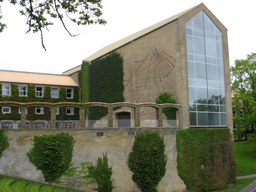
#> input picture clustering/AU_main_back_small.png, 256 x 192 px, shrunk from 1024 x 768 before the run
$ python image_compression.py   (older library calls are emulated)
#> lines starting #> are read from the running program, lines starting #| are printed output that depends on the picture
### clustering/kmeans.py
"""
This file is the basis for your implementation of the K-means algorithm.
As a bare minimum, you should replace TODO with your own code,
but feel free to reorganize the code as you see fit.

Last modified November 30 (second release).
"""

from __future__ import unicode_literals, division

import numpy as np
from load_and_show_iris import load_iris, load_iris_pca

def closest(data, centers):
  """
  Compute the closest center of each data point.

  Parameters
  ----------
  points : (n, d) array
      The input data
  centers : (k, d) array
      The computed centers

  Returns
  -------
  rep : (n,) array with integers from 0 to k - 1
      For each point, the index of the closest center
  """

  # Validate input
  n, d = data.shape
  k, d_ = centers.shape
  assert d == d_

  result = np.zeros(n).astype('int')
  for i, p in enumerate(data):
    curr_min_dist = np.float('inf')
    corresponding_idx = 0
    for j, c in enumerate(centers):
      distance = np.sum((p - c)**2)
      if distance < curr_min_dist:
        curr_min_dist = distance
        corresponding_idx = j
    result[i] = corresponding_idx
  assert result.shape[0] == n
  return result


# [32 lines left out: function kmeans_cost, not called in this run]


def kmeans(data, k, epsilon):
  """
  K-means algorithm for clustering.

  Parameters
  ----------
  data : (n, d) array
      The input data
  k : int
      The number of clusters
  epsilon : float
      Stop iteration when no center moves by more than epsilon in 1 iteration

  Returns
  -------
  centers : (k, d) array
      The centroids
  """

  data = np.asarray(data)
  n, d = data.shape

  # Initialize centers to k random points from the data set
  centers = data[np.random.choice(np.arange(0, len(data)), k, replace=False)]

  tired = False
  while not tired:
    old_centers = np.copy(centers)

    # assign x_j to closest centroid
    rep = closest(data, centers)

    # update centroids
    for i, p in enumerate(data):
      centers[rep[i]] += p

    rep_list = list(rep)
    for i in range(0, k):
      centers[i] = centers[i] / rep_list.count(i)

    # printing cost to verify implementation (should descend as we iterate)
    # print(kmeans_cost(data, rep, centers))

    # until
    dist = np.sqrt(((centers - old_centers) ** 2).sum(axis=1))
    tired = np.max(dist) <= epsilon

  return centers

### clustering/image_compression.py
"""
This file contains an example of how to run kmeans on the DAIMI image.

You can extend this file as you see fit in order to solve the
image compression exercise.
"""

from __future__ import unicode_literals, division

import numpy as np
import scipy.ndimage
import matplotlib.pyplot as plt

from kmeans import kmeans, closest


def daimi_kmeans(k=4):
#> called with k = 4
    im = scipy.ndimage.imread('AU_main_back_small.png') / 255
    height, width, depth = im.shape
#> height = 192; width = 256; depth = 3

    data = im.reshape((height * width, depth))
    centers = kmeans(data, k, 1e-2)
#> in kmeans, `centers = data[np.random.choice(np.arange(0, len(data)), k, replace=Fa..`: centers = [[0.71, 0.761, 0.812], [1, 1, 1], [0.18, 0.29, 0.0941], [0.4, 0.384, 0.318]]
#> the loop in kmeans, `while not tired:` made 3 passes
#> (dist, tired) on passes 1 to 3: ([0.104, 0.008, 0.0559, 0.132], False), ([0.00409, 0.00225, 0.0165, 0.0247], False), ([0.00577, 2.23e-07, 0.00671, 0.00962], True)
#> after the loop in kmeans, `while not tired:`: centers = [[0.707, 0.726, 0.723], [0.994, 0.994, 0.994], [0.201, 0.248, 0.123], [0.502, 0.481, 0.406]]
    rep = closest(data, centers)
    data_compressed = centers[rep]

    im_compressed = data_compressed.reshape((height, width, depth))
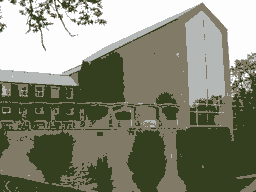
#> im_compressed: shape (192, 256, 3) float64; mean of channels 0, 1, 2 0.516, 0.528, 0.458; drawn as R, G, B
    plt.figure()
    plt.imshow(im_compressed)
    plt.show()


if __name__ == "__main__":
    daimi_kmeans()

$ run again, with clustering/DAIMI_AU_small.png copied over clustering/AU_main_back_small.png
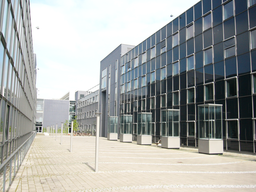
#> input picture clustering/DAIMI_AU_small.png, 256 x 192 px, shrunk from 1024 x 768 before the run
#> in kmeans, `centers = data[np.random.choice(np.arange(0, len(data)), k, replace=Fa..`: centers = [[0.557, 0.573, 0.604], [0.953, 0.992, 0.996], [0.129, 0.149, 0.141], [0.42, 0.431, 0.412]]
#> the loop in kmeans, `while not tired:` made 3 passes
#> (dist, tired) on passes 1 to 3: ([0.094, 0.117, 0.0674, 0.066], False), ([0.0063, 0.00164, 0.00122, 0.0123], False), ([0.00613, 0.000473, 0.00345, 0.00945], True)
#> after the loop in kmeans, `while not tired:`: centers = [[0.632, 0.642, 0.632], [0.937, 0.928, 0.898], [0.144, 0.182, 0.203], [0.375, 0.411, 0.429]]
#> in daimi_kmeans, `im_compressed = data_compressed.reshape((height, width, depth))`:
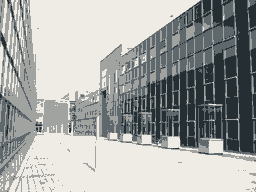
#> im_compressed: shape (192, 256, 3) float64; mean of channels 0, 1, 2 0.644, 0.655, 0.645; drawn as R, G, B
